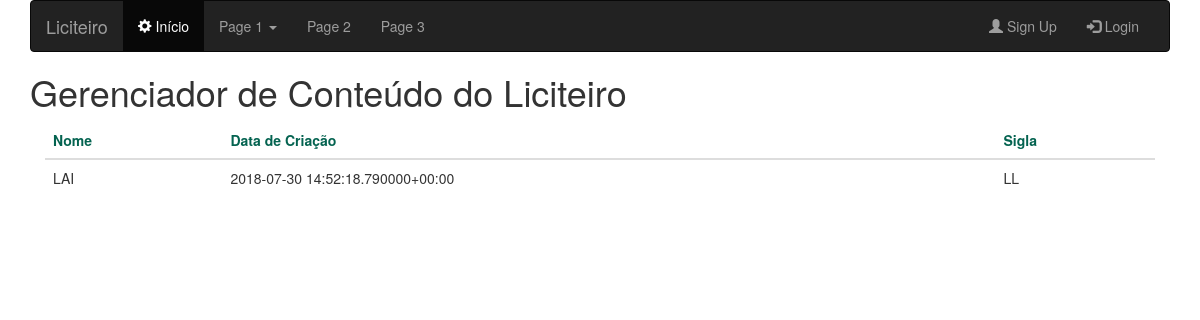
The page /item_tipo_licitacao/1/ on the database its author committed.
### app_licitacao/models.py (models this page shows, shortened)
class Tipos_de_Licitacao(models.Model):
	nome = models.CharField(max_length=300)
	sigla = models.CharField(max_length = 10)
	data_criacao = models.DateTimeField(auto_now = True)
	class Meta:
		verbose_name_plural = 'Tipos de Licitação'

### app_licitacao/views.py (the view)
# urls.py: url(r'^item_tipo_licitacao/(?P<nr_item>\d+)/$',item_tipo_licitacao),
def item_tipo_licitacao(request, nr_item):
  try:
    item = Tipos_de_Licitacao.objects.get(pk = nr_item)
  except:
    raise Http404('Sem Registro!')
  return render(request, "app_licitacao/tipos_licitacao/item_tipo_licitacao.html", {'item': item})

### templates/app_licitacao/tipos_licitacao/item_tipo_licitacao.html
{% extends "base.html" %}
{% block conteudo %}
	<div class="col-md-9 col-sm-9" style="width: 100%;">
		<div class="table-responsive">
			<table class="table">
		    <thead>
		      <tr style="color: #046350;">
		      	 <th>Nome</th>
                  <th>Data de Criação</th>
                  <th>Sigla</th>
		       </tr>
		      </thead>
		        <tbody>
		       <tr>
                   <td>{{ item.nome|upper }}</td>
                   <td>{{ item.data_criacao|upper }}</td>
                   <td>{{ item.sigla|upper }}</td>
		      </tr>
		    </tbody>
		  </table>
		</div>
	</div>
{% endblock %}

### rows shown on the page
Tipos_de_Licitacao: nome "LAI", data_criacao "2018-07-30 14:52:18.790000+00:00", sigla "LL"
